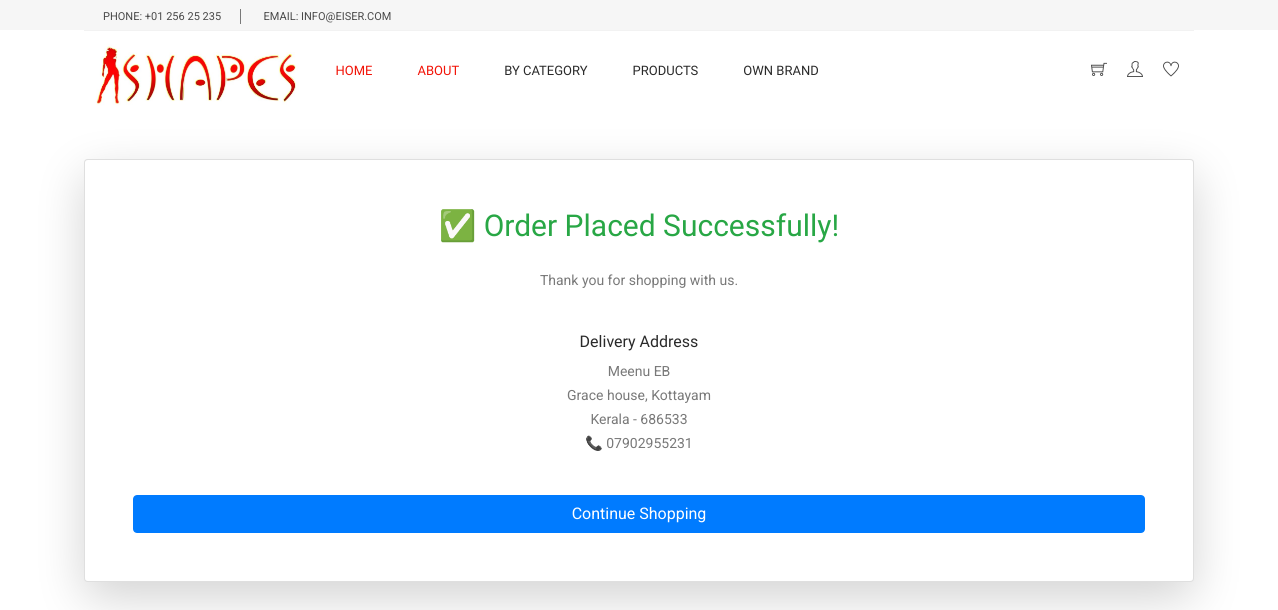
Page /order_success/ (signed in) on the committed database.
### Shape_App/models.py (models this page shows, shortened)
class Order(models.Model):
    user = models.ForeignKey("tbl_Signup", on_delete=models.CASCADE, related_name="orders")
    address = models.ForeignKey(Address, on_delete=models.SET_NULL, null=True, blank=True)
    created_at = models.DateTimeField(auto_now_add=True)
    updated_at = models.DateTimeField(auto_now=True)
    razorpay_order_id = models.CharField(max_length=255, blank=True, null=True)
    razorpay_payment_id = models.CharField(max_length=255, blank=True, null=True)
    razorpay_signature = models.CharField(max_length=255, blank=True, null=True)
    status_choices = [
        ("Pending", "Pending"),
        ("Processing", "Processing"),
        ("Shipped", "Shipped"),
        ("Delivered", "Delivered"),
        ("Cancelled", "Cancelled"),
    ]
    status = models.CharField(max_length=20, choices=status_choices, default="Pending")
    total_price = models.DecimalField(max_digits=10, decimal_places=2, default=0)

class Address(models.Model):
    user = models.ForeignKey("tbl_Signup", on_delete=models.CASCADE, related_name="addresses")
    full_name = models.CharField(max_length=200)
    phone = models.CharField(max_length=15)
    pincode = models.CharField(max_length=10)
    house_name = models.CharField(max_length=200)
    city = models.CharField(max_length=100)
    state = models.CharField(max_length=100)
    landmark = models.CharField(max_length=200, blank=True, null=True)
    is_default = models.BooleanField(default=False)

### Shape_App/views.py (the view)
# urls.py: path("order_success/",views.order_success,name="order_success"),
def order_success(request):
    user_id = request.session.get("userid")
    if not user_id:
        messages.error(request, "You must be logged in to view your orders.")
        return redirect("signin")
    order = Order.objects.filter(user_id=user_id).order_by("-id").first()
    if not order:
        messages.warning(request, "No recent orders found.")
        return redirect("cart")  # redirect to cart if no order
    order_items = OrderItem.objects.filter(order=order)
    context = {
        "order": order,
        "order_items": order_items,
    }
    return render(request, "order_success.html", context)

### templates/order_success.html
{% include "index_nav.html" %}
{% block content %}
<div class="container mt-5 text-center">
  <div class="card shadow-lg p-5">
    <h2 class="text-success">✅ Order Placed Successfully!</h2>
    <p class="mt-3">Thank you for shopping with us.</p>
    <h5 class="mt-4">Delivery Address</h5>
    <p>
      {{ order.address.full_name }} <br>
      {{ order.address.house_name }}, {{ order.address.city }} <br>
      {{ order.address.state }} - {{ order.address.pincode }} <br>
      📞 {{ order.address.phone }}
    </p>
    <a href="/" class="btn btn-primary mt-4">Continue Shopping</a>
  </div>
</div>
{% endblock %}

### static/css/style.css (style rules this page uses)
body { line-height:24px;font-size:14px;font-family:"Roboto",sans-serif;font-weight:normal;color:#797979 }
h1,h2,h3,h4,h5,h6 { font-family:"Heebo",sans-serif;color:#2a2a2a;font-weight:500 }
a { text-decoration:none;transition:all 0.3s ease-in-out }
h2 { font-size:30px }
h5 { font-size:16px }

### rows in the picture
Order: address.full_name "Meenu EB", address.house_name "Grace house", address.city "Kottayam", address.state "Kerala", address.pincode "686533", address.phone "07902955231"
